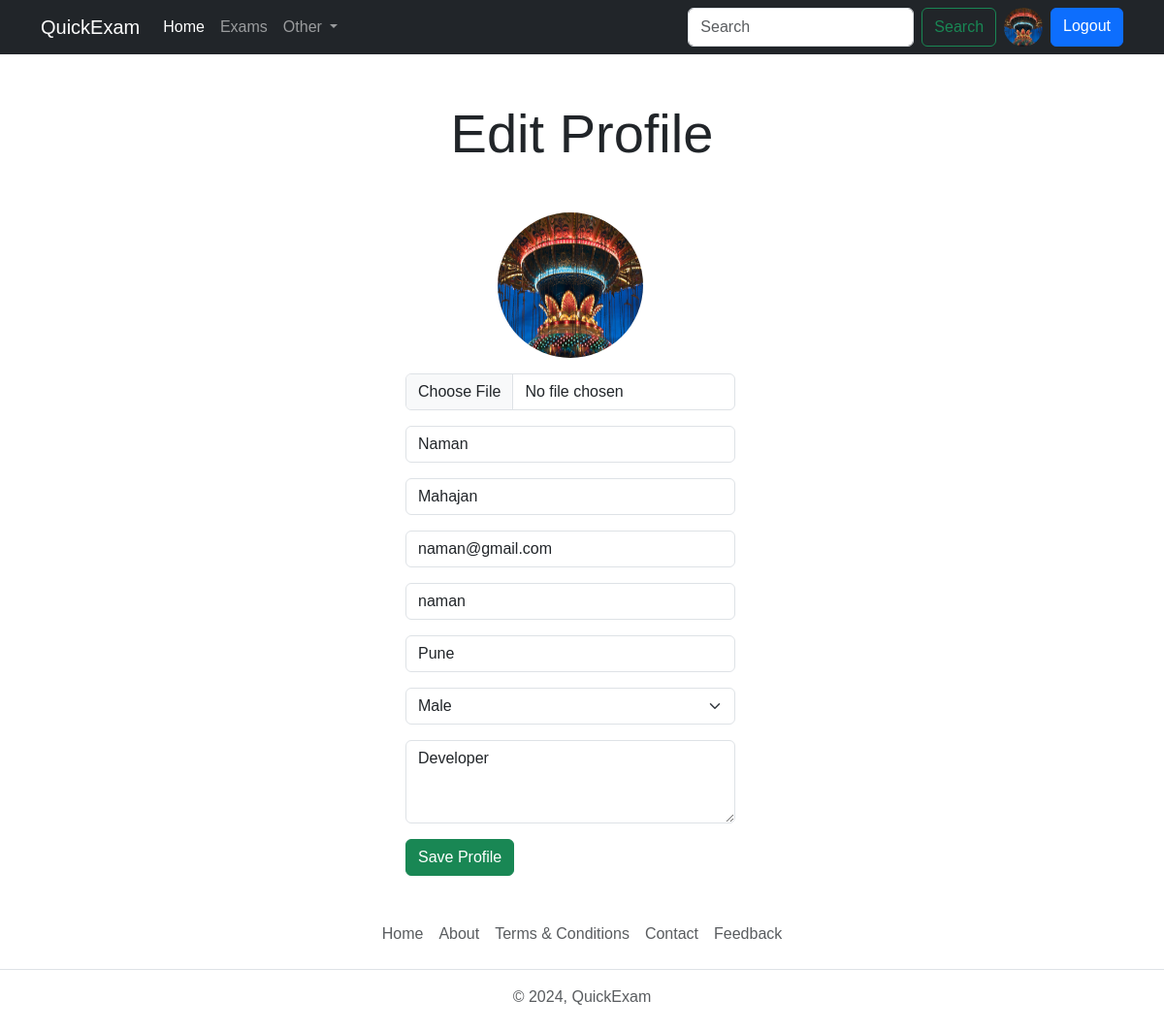
The app's page /user/settings (signed in) with its own data.
### account/models.py (models this page shows, shortened)
class Profile(models.Model):
    user = models.OneToOneField(User, on_delete=models.CASCADE, null=True)
    bio = models.TextField(blank = True, null = True)
    profile_img = models.ImageField(upload_to='profile_images', null = True, default='user.png', blank = True, verbose_name='Profile Pic')
    location = models.CharField(max_length=100, blank = True, null = True)
    GENDER = (
        ('Male', 'Male'),
        ('Female', 'Female'),
        ('Other', 'Other'),
    )
    gender =   models.CharField(max_length=10, choices = GENDER, blank = True, null = True)

### account/views.py (the view, shortened to what this page needs)
# urls.py: path('settings', views.editProfile, name='edit_profile'),
@login_required(login_url='login')
def editProfile(request):
    user_object = User.objects.get(username = request.user)
    user_profile = Profile.objects.get(user = user_object)
    context={"user_profile":user_profile}
    return render(request, 'profile-edit.html', context)

### templates/profile-edit.html (shortened to what this page needs)
{% extends "./index.html" %}
{% block content %}
  <h1 class="display-4 text-center my-5">Edit Profile</h1>
  <div class="container">
    <div class="row row-cols-sm-1 row-cols-lg-3 container">
      <div class="col-12">
      </div>
      <div class="col-12">
        <form action="" method="POST" enctype="multipart/form-data">
            <div class="mb-3 d-flex justify-content-center">
                <img src="{{user_profile.profile_img.url}}" alt="profile-pic" width="150" height="150" class="rounded-circle">
            </div>
          <div class="mb-3">
            <input type="file" name="profile_img" class="form-control" id="exampleInputImage">
          </div>
          <div class="mb-3">
            <input type="text" name="firstname" value="{{user_profile.user.first_name}}" class="form-control" id="exampleInputFirstName" placeholder="First Name" required>
          </div>
          <div class="mb-3">
            <input type="text" name="lastname" value="{{user_profile.user.last_name}}" class="form-control" id="exampleInputLastName" placeholder="Last Name" required>
          </div>
          <div class="mb-3">
            <input type="email" name="email" value="{{user_profile.user.email}}" class="form-control" id="exampleInputEmail2" aria-describedby="emailHelp"
              placeholder="Email" required>
          </div>
          <div class="mb-3">
            <input type="text" name="username" value="{{user_profile.user.username}}" class="form-control" id="exampleInputUsername1" aria-describedby="emailHelp"
              placeholder="Username" required>
          </div>
          <div class="mb-3">
            <input type="text" name="location" value="{{user_profile.location}}" class="form-control" id="exampleInputLocation" placeholder="Location" required>
          </div>
          <div class="mb-3">
            <select class="form-select form-control" name="gender" id="exampleInputGender" aria-label="Default select example" required>
                <option {% if user_profile.gender == 'Male' %}selected{% endif %} value="Male">Male</option>
              </select>
          </div>
          <div class="mb-3">
            <textarea class="form-control" value="" id="exampleFormControlTextarea1" name="bio" rows="3" placeholder="Your Bio" required>{{user_profile.bio}}</textarea>
          </div>
          <button type="submit" class="btn btn-success" name="">Save Profile</button>
        </form>
      </div>
      <div class="col-12">
      </div>
    </div>
  </div>
{% endblock content %}

### templates/components/navbar.html (shortened to what this page needs)
  <nav class="navbar navbar-expand-lg navbar-dark bg-dark d-none d-lg-block">
    <div class="container">
      <a class="navbar-brand" href=" {% url 'home' %}">QuickExam</a>
      <div class="collapse navbar-collapse" id="navbarSupportedContent">
        <ul class="navbar-nav me-auto mb-2 mb-lg-0">
          <li class="nav-item">
            <a class="nav-link active" aria-current="page" href=" {% url 'home' %}">Home</a>
          </li>
          <li class="nav-item">
            <a class="nav-link" href="{% url 'all_exam' %}">Exams</a>
          </li>
          <li class="nav-item dropdown">
            <a
              class="nav-link dropdown-toggle"
              href="#"
              role="button"
              data-bs-toggle="dropdown"
              aria-expanded="false"
            >
              Other
            </a>
          </li>
        </ul>
        <form class="d-flex" role="search">
          <input
            class="form-control me-2"
            type="search"
            placeholder="Search"
            aria-label="Search"
          />
          <button class="btn btn-outline-success" type="submit">
            Search
          </button>
          {% if request.user.is_authenticated %}
          <a href="{% url 'profile' request.user.username %}" data-bs-toggle="tooltip" data-bs-placement="bottom" data-bs-title="@{{request.user.username}}" class="mx-2">
            <img src="{{user_profile.profile_img.url}}" width="40" class="rounded-circle" height="40" alt="profile_img">
          </a>
          <a href="{% url 'logout' %}" class="btn btn-primary">Logout</a>
          {% else %}
          <a href="{% url 'login' %}" class="btn btn-primary ms-2">Login</a>
          {% endif %}
        </form>
      </div>
    </div>
  </nav>

### static/css/style.css (style rules this page uses)
* { font-family: Arial, Helvetica, sans-serif !important; }

### records on screen
Profile: profile_img (picture), firstname "Naman", lastname "Mahajan", email "naman@gmail.com", username "naman", location "Pune", gender "Male", bio "Developer"
